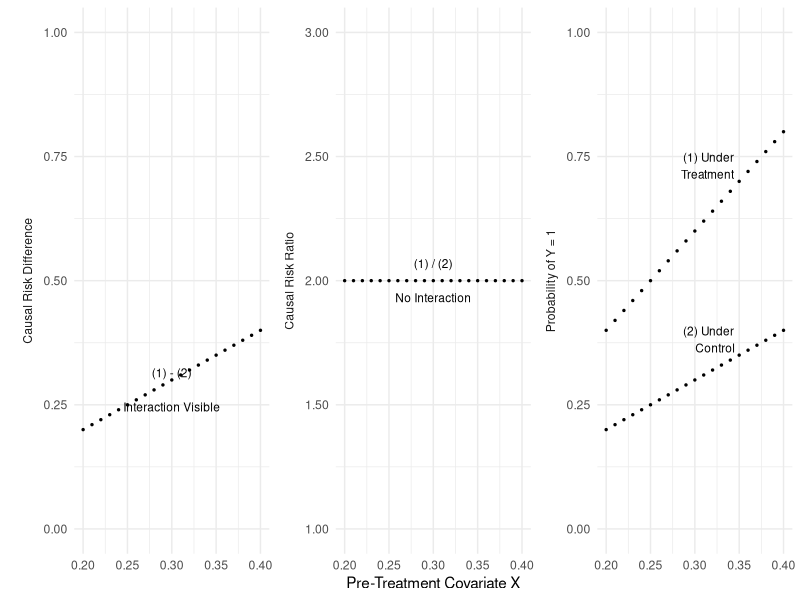

Generate this figure with R: (Note: this script raises an error after producing the figure.)

# Replication code for:
# What is Your Estimand? Defining the Target Quantity Connects Statistical Evidence to Theory
# Ian Lundberg, Rebecca Johnson, and Brandon Stewart
# Email: ilundberg@princeton.edu

# This file carries out the analysis for the illustration in
# For Analysts: Estimands Ground Methodological Choices

# This file does not require any data.

library(tidyverse)
library(reshape2)

set.seed(08544)
n <- 100

data.frame(x = seq(.2,.4,.01)) %>%
  mutate(Under_Treatment = 2*x,
         Under_Control = x,
         Risk_Ratio = 2,
         Risk_Difference = x) %>%
  melt(id = "x", 
       variable.name = "Estimand", 
       value.name = "y") %>%
  mutate(set = case_when(Estimand %in% c("Under_Treatment","Under_Control") ~ "Probability of Y = 1",
                         Estimand == "Risk_Ratio" ~ "Causal Risk Ratio",
                         Estimand == "Risk_Difference" ~ "Causal Risk Difference"),
         set = fct_rev(set),
         Estimand = str_replace(Estimand,"\\_","")) %>%
  ggplot(aes(x = x, y = y)) +
  geom_point(aes(group = Estimand), size = .5) +
  scale_y_continuous(name = element_blank(), labels = function(x) format(round(x,2), nsmall = 2, digits = 2)) +
  xlab("Pre-Treatment Covariate X") +
  facet_wrap(~set, scales = "free_y", strip.position = "left") +
  theme_minimal() +
  theme(strip.placement = "outside") +
  geom_text(data = data.frame(set = c(rep("Probability of Y = 1",2),
                                      "Causal Risk Ratio", "Causal Risk Difference"),
                              x = c(.35,.35,.3, .3), y = c(.35, .7, 2, .28),
                              label = c("(2) Under\nControl","(1) Under\nTreatment",
                                        "(1) / (2)\n\nNo Interaction","(1) - (2)\n\nInteraction Visible")),
            aes(label = label, 
                vjust = c(-.1,-.1,.5,.5),
                hjust = c(1.1,1.1,.5,.5)),
            size = 3) +
  # Fix the scales by adding invisible points
  geom_point(data = data.frame(set = c(rep("Probability of Y = 1",4),
                                       rep("Causal Risk Ratio",2),rep("Causal Risk Difference",2)),
                               x = rep(.35,8), y = c(0,1,0,1,1,3,0,1),
                               label = c("(2) Under\nControl","(1) Under\nTreatment",
                                         "(1) / (2)","(1) - (2)")),
             alpha = 0) +
  ggsave("output/risk_ratio_difference.pdf",
         height = 2.5, width = 6.5)
